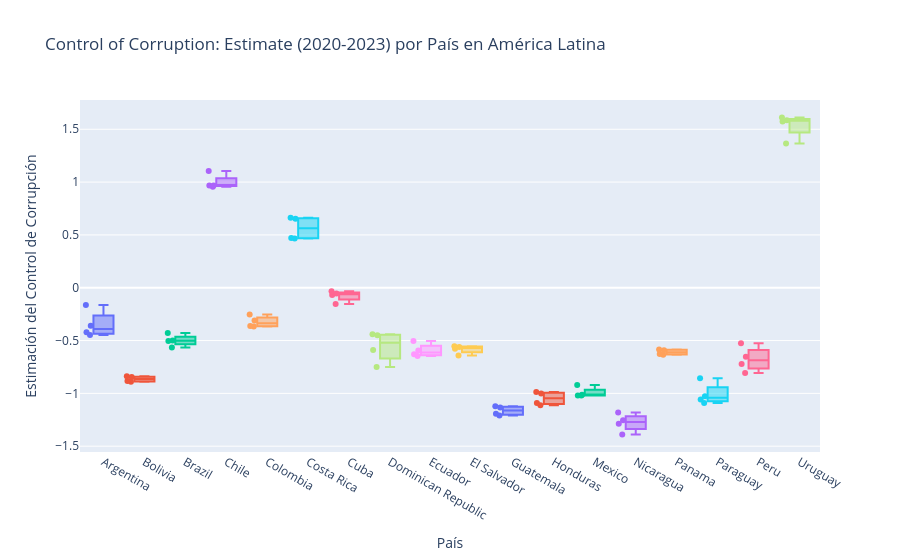

This figure's notebook cell:
### Markdown cell above
#### C. Graficar

### Code cell
import plotly.express as px

fig = px.box(
    boxplot_data,
    x="Country Name",
    y="Estimate",
    color="Country Name",
    points="all", 
    title="Control of Corruption: Estimate (2020-2023) por País en América Latina",
    labels={"Country Name": "País", "Estimate": "Estimación de Control de Corrupción"},
)

fig.update_layout(
    xaxis_title="País",
    yaxis_title="Estimación del Control de Corrupción",
    showlegend=False,  #
)

fig.show()

### Figure 1 — Plotly figure (JSON) as saved in the notebook; plotly's stock layout.template omitted (floating-point values rounded to 4 significant figures)
{"data": [{"alignmentgroup": "True", "boxpoints": "all", "hovertemplate": "País=%{x}<br>Estimación de Control de Corrupción=%{y}<extra></extra>", "legendgroup": "Argentina", "marker": {"color": "#636efa"}, "name": "Argentina", "notched": false, "offsetgroup": "Argentina", "orientation": "v", "showlegend": true, "type": "box", "x": ["Argentina", "Argentina", "Argentina", "Argentina"], "x0": " ", "xaxis": "x", "y": [-0.1636, -0.4226, -0.4472, -0.3609], "y0": " ", "yaxis": "y"}, {"alignmentgroup": "True", "boxpoints": "all", "hovertemplate": "País=%{x}<br>Estimación de Control de Corrupción=%{y}<extra></extra>", "legendgroup": "Bolivia", "marker": {"color": "#EF553B"}, "name": "Bolivia", "notched": false, "offsetgroup": "Bolivia", "orientation": "v", "showlegend": true, "type": "box", "x": ["Bolivia", "Bolivia", "Bolivia", "Bolivia"], "x0": " ", "xaxis": "x", "y": [-0.8448, -0.8838, -0.8897, -0.8383], "y0": " ", "yaxis": "y"}, {"alignmentgroup": "True", "boxpoints": "all", "hovertemplate": "País=%{x}<br>Estimación de Control de Corrupción=%{y}<extra></extra>", "legendgroup": "Brazil", "marker": {"color": "#00cc96"}, "name": "Brazil", "notched": false, "offsetgroup": "Brazil", "orientation": "v", "showlegend": true, "type": "box", "x": ["Brazil", "Brazil", "Brazil", "Brazil"], "x0": " ", "xaxis": "x", "y": [-0.4291, -0.4992, -0.5664, -0.5036], "y0": " ", "yaxis": "y"}, {"alignmentgroup": "True", "boxpoints": "all", "hovertemplate": "País=%{x}<br>Estimación de Control de Corrupción=%{y}<extra></extra>", "legendgroup": "Chile", "marker": {"color": "#ab63fa"}, "name": "Chile", "notched": false, "offsetgroup": "Chile", "orientation": "v", "showlegend": true, "type": "box", "x": ["Chile", "Chile", "Chile", "Chile"], "x0": " ", "xaxis": "x", "y": [1.106, 0.9563, 0.9681, 0.9686], "y0": " ", "yaxis": "y"}, {"alignmentgroup": "True", "boxpoints": "all", "hovertemplate": "País=%{x}<br>Estimación de Control de Corrupción=%{y}<extra></extra>", "legendgroup": "Colombia", "marker": {"color": "#FFA15A"}, "name": "Colombia", "notched": false, "offsetgroup": "Colombia", "orientation": "v", "showlegend": true, "type": "box", "x": ["Colombia", "Colombia", "Colombia", "Colombia"], "x0": " ", "xaxis": "x", "y": [-0.2525, -0.3659, -0.3621, -0.3092], "y0": " ", "yaxis": "y"}, {"alignmentgroup": "True", "boxpoints": "all", "hovertemplate": "País=%{x}<br>Estimación de Control de Corrupción=%{y}<extra></extra>", "legendgroup": "Costa Rica", "marker": {"color": "#19d3f3"}, "name": "Costa Rica", "notched": false, "offsetgroup": "Costa Rica", "orientation": "v", "showlegend": true, "type": "box", "x": ["Costa Rica", "Costa Rica", "Costa Rica", "Costa Rica"], "x0": " ", "xaxis": "x", "y": [0.6614, 0.4703, 0.4659, 0.6537], "y0": " ", "yaxis": "y"}, {"alignmentgroup": "True", "boxpoints": "all", "hovertemplate": "País=%{x}<br>Estimación de Control de Corrupción=%{y}<extra></extra>", "legendgroup": "Cuba", "marker": {"color": "#FF6692"}, "name": "Cuba", "notched": false, "offsetgroup": "Cuba", "orientation": "v", "showlegend": true, "type": "box", "x": ["Cuba", "Cuba", "Cuba", "Cuba"], "x0": " ", "xaxis": "x", "y": [-0.154, -0.03318, -0.06927, -0.05509], "y0": " ", "yaxis": "y"}, {"alignmentgroup": "True", "boxpoints": "all", "hovertemplate": "País=%{x}<br>Estimación de Control de Corrupción=%{y}<extra></extra>", "legendgroup": "Dominican Republic", "marker": {"color": "#B6E880"}, "name": "Dominican Republic", "notched": false, "offsetgroup": "Dominican Republic", "orientation": "v", "showlegend": true, "type": "box", "x": ["Dominican Republic", "Dominican Republic", "Dominican Republic", "Dominican Republic"], "x0": " ", "xaxis": "x", "y": [-0.751, -0.5904, -0.4398, -0.4495], "y0": " ", "yaxis": "y"}, {"alignmentgroup": "True", "boxpoints": "all", "hovertemplate": "País=%{x}<br>Estimación de Control de Corrupción=%{y}<extra></extra>", "legendgroup": "Ecuador", "marker": {"color": "#FF97FF"}, "name": "Ecuador", "notched": false, "offsetgroup": "Ecuador", "orientation": "v", "showlegend": true, "type": "box", "x": ["Ecuador", "Ecuador", "Ecuador", "Ecuador"], "x0": " ", "xaxis": "x", "y": [-0.5041, -0.5946, -0.6303, -0.6473], "y0": " ", "yaxis": "y"}, {"alignmentgroup": "True", "boxpoints": "all", "hovertemplate": "País=%{x}<br>Estimación de Control de Corrupción=%{y}<extra></extra>", "legendgroup": "El Salvador", "marker": {"color": "#FECB52"}, "name": "El Salvador", "notched": false, "offsetgroup": "El Salvador", "orientation": "v", "showlegend": true, "type": "box", "x": ["El Salvador", "El Salvador", "El Salvador", "El Salvador"], "x0": " ", "xaxis": "x", "y": [-0.5776, -0.5537, -0.6425, -0.5613], "y0": " ", "yaxis": "y"}, {"alignmentgroup": "True", "boxpoints": "all", "hovertemplate": "País=%{x}<br>Estimación de Control de Corrupción=%{y}<extra></extra>", "legendgroup": "Guatemala", "marker": {"color": "#636efa"}, "name": "Guatemala", "notched": false, "offsetgroup": "Guatemala", "orientation": "v", "showlegend": true, "type": "box", "x": ["Guatemala", "Guatemala", "Guatemala", "Guatemala"], "x0": " ", "xaxis": "x", "y": [-1.134, -1.193, -1.21, -1.122], "y0": " ", "yaxis": "y"}, {"alignmentgroup": "True", "boxpoints": "all", "hovertemplate": "País=%{x}<br>Estimación de Control de Corrupción=%{y}<extra></extra>", "legendgroup": "Honduras", "marker": {"color": "#EF553B"}, "name": "Honduras", "notched": false, "offsetgroup": "Honduras", "orientation": "v", "showlegend": true, "type": "box", "x": ["Honduras", "Honduras", "Honduras", "Honduras"], "x0": " ", "xaxis": "x", "y": [-0.9881, -1.091, -1.002, -1.112], "y0": " ", "yaxis": "y"}, {"alignmentgroup": "True", "boxpoints": "all", "hovertemplate": "País=%{x}<br>Estimación de Control de Corrupción=%{y}<extra></extra>", "legendgroup": "Mexico", "marker": {"color": "#00cc96"}, "name": "Mexico", "notched": false, "offsetgroup": "Mexico", "orientation": "v", "showlegend": true, "type": "box", "x": ["Mexico", "Mexico", "Mexico", "Mexico"], "x0": " ", "xaxis": "x", "y": [-0.9216, -1.021, -1.012, -1.021], "y0": " ", "yaxis": "y"}, {"alignmentgroup": "True", "boxpoints": "all", "hovertemplate": "País=%{x}<br>Estimación de Control de Corrupción=%{y}<extra></extra>", "legendgroup": "Nicaragua", "marker": {"color": "#ab63fa"}, "name": "Nicaragua", "notched": false, "offsetgroup": "Nicaragua", "orientation": "v", "showlegend": true, "type": "box", "x": ["Nicaragua", "Nicaragua", "Nicaragua", "Nicaragua"], "x0": " ", "xaxis": "x", "y": [-1.18, -1.255, -1.288, -1.388], "y0": " ", "yaxis": "y"}, {"alignmentgroup": "True", "boxpoints": "all", "hovertemplate": "País=%{x}<br>Estimación de Control de Corrupción=%{y}<extra></extra>", "legendgroup": "Panama", "marker": {"color": "#FFA15A"}, "name": "Panama", "notched": false, "offsetgroup": "Panama", "orientation": "v", "showlegend": true, "type": "box", "x": ["Panama", "Panama", "Panama", "Panama"], "x0": " ", "xaxis": "x", "y": [-0.5842, -0.5916, -0.6349, -0.6281], "y0": " ", "yaxis": "y"}, {"alignmentgroup": "True", "boxpoints": "all", "hovertemplate": "País=%{x}<br>Estimación de Control de Corrupción=%{y}<extra></extra>", "legendgroup": "Paraguay", "marker": {"color": "#19d3f3"}, "name": "Paraguay", "notched": false, "offsetgroup": "Paraguay", "orientation": "v", "showlegend": true, "type": "box", "x": ["Paraguay", "Paraguay", "Paraguay", "Paraguay"], "x0": " ", "xaxis": "x", "y": [-0.8579, -1.027, -1.091, -1.058], "y0": " ", "yaxis": "y"}, {"alignmentgroup": "True", "boxpoints": "all", "hovertemplate": "País=%{x}<br>Estimación de Control de Corrupción=%{y}<extra></extra>", "legendgroup": "Peru", "marker": {"color": "#FF6692"}, "name": "Peru", "notched": false, "offsetgroup": "Peru", "orientation": "v", "showlegend": true, "type": "box", "x": ["Peru", "Peru", "Peru", "Peru"], "x0": " ", "xaxis": "x", "y": [-0.5246, -0.6538, -0.808, -0.721], "y0": " ", "yaxis": "y"}, {"alignmentgroup": "True", "boxpoints": "all", "hovertemplate": "País=%{x}<br>Estimación de Control de Corrupción=%{y}<extra></extra>", "legendgroup": "Uruguay", "marker": {"color": "#B6E880"}, "name": "Uruguay", "notched": false, "offsetgroup": "Uruguay", "orientation": "v", "showlegend": true, "type": "box", "x": ["Uruguay", "Uruguay", "Uruguay", "Uruguay"], "x0": " ", "xaxis": "x", "y": [1.365, 1.586, 1.611, 1.574], "y0": " ", "yaxis": "y"}], "layout": {"autosize": true, "boxmode": "overlay", "legend": {"title": {"text": "País"}, "tracegroupgap": 0}, "showlegend": false, "title": {"text": "Control of Corruption: Estimate (2020-2023) por País en América Latina"}, "xaxis": {"anchor": "y", "autorange": true, "categoryarray": ["Argentina", "Bolivia", "Brazil", "Chile", "Colombia", "Costa Rica", "Cuba", "Dominican Republic", "Ecuador", "El Salvador", "Guatemala", "Honduras", "Mexico", "Nicaragua", "Panama", "Paraguay", "Peru", "Uruguay"], "categoryorder": "array", "domain": [0, 1], "range": [-0.543, 17.5], "title": {"text": "País"}, "type": "category"}, "yaxis": {"anchor": "x", "autorange": true, "domain": [0, 1], "range": [-1.555, 1.777], "title": {"text": "Estimación del Control de Corrupción"}, "type": "linear"}}}
